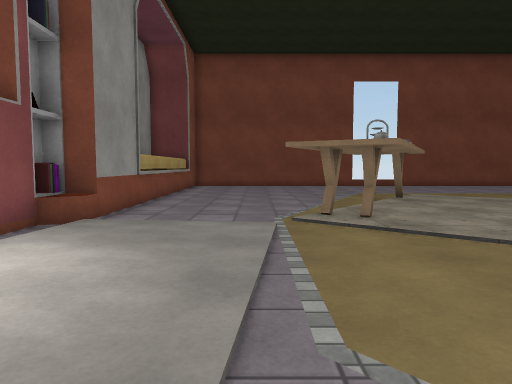
[1] (above)

16 first-person views from a walk through a Unity game level. The camera is 1.2 m above the floor, tilts 4° down and sees 70° across. The floor is counted in squares, 1 m on a side. Each view is taken from the middle of a square. On the plan, view 1 faces up. The plan holds only what a view shows up to about 15 squares ahead; the rest is blank. The place goes on beyond the plan. Some surface patterns are stand-ins.

[2]
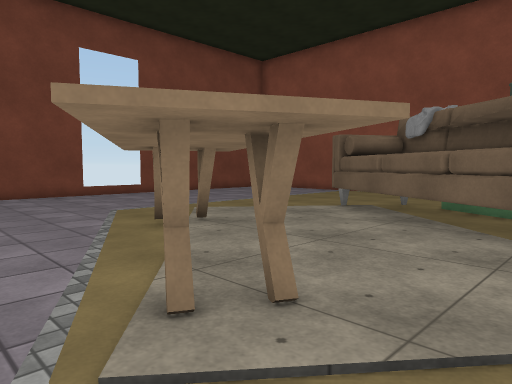

[3]
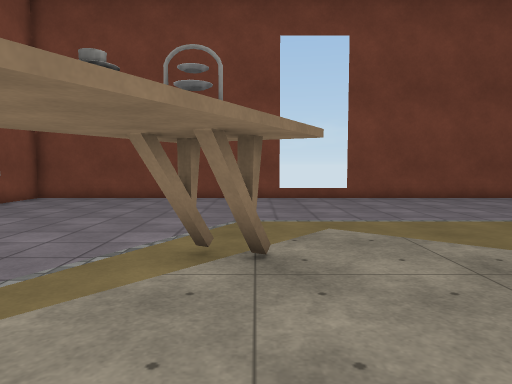

[4]
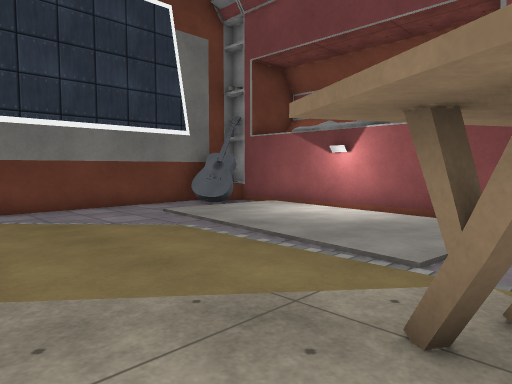

[5]
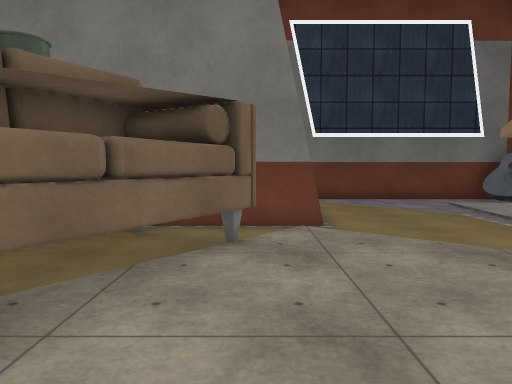

[6]
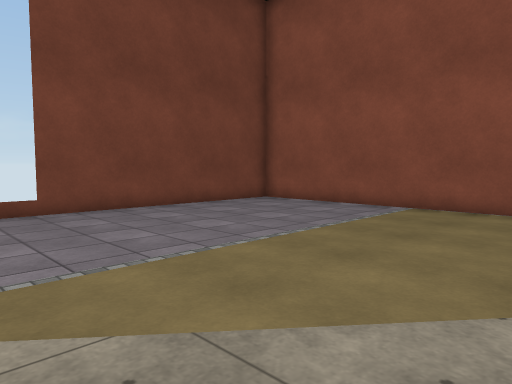

[7]
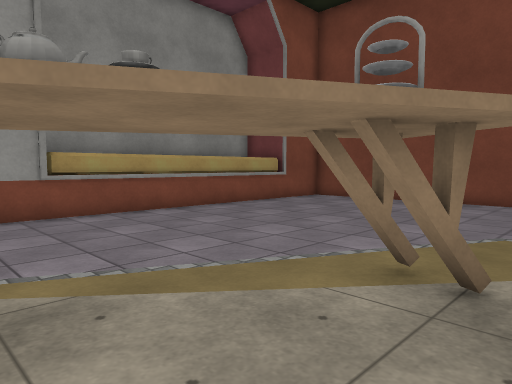

[8]
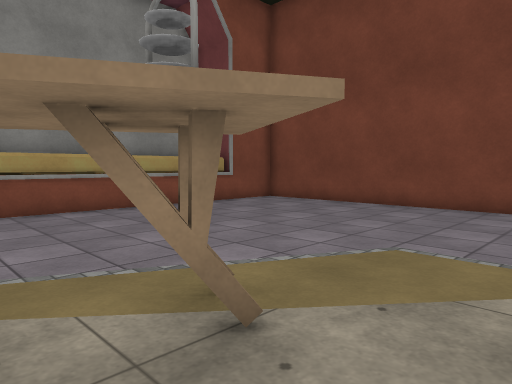

[9]
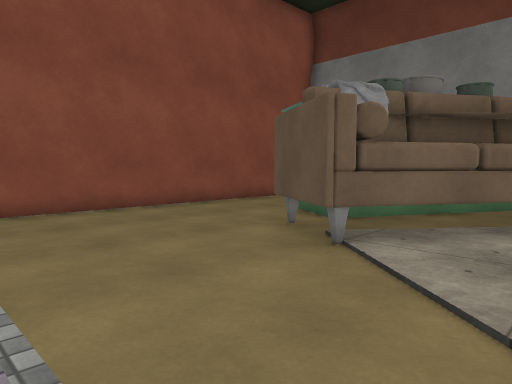

[10]
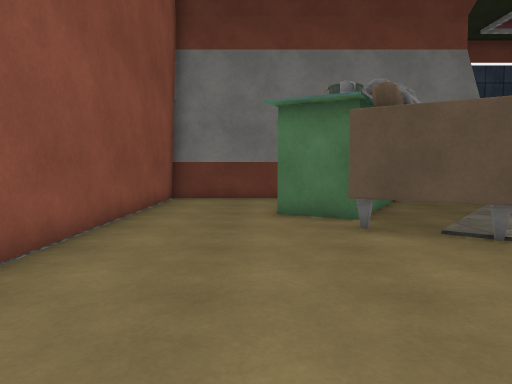

[11]
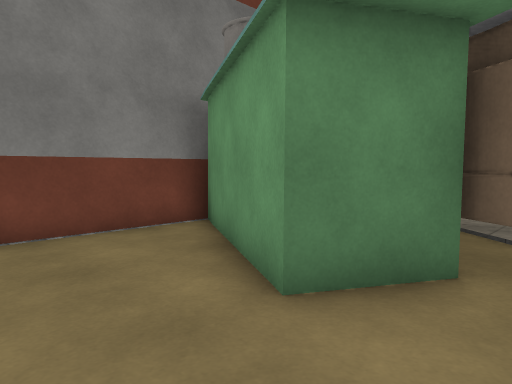

[12]
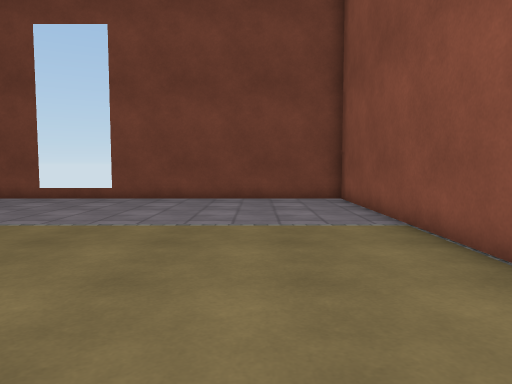

[13]
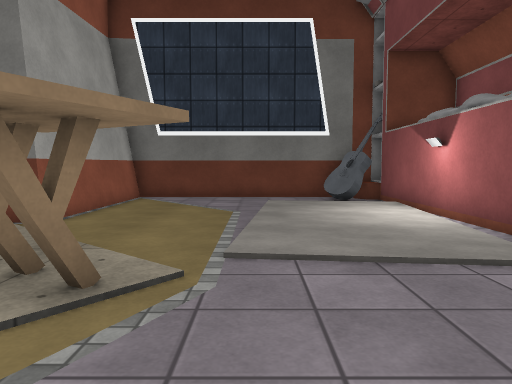

[14]
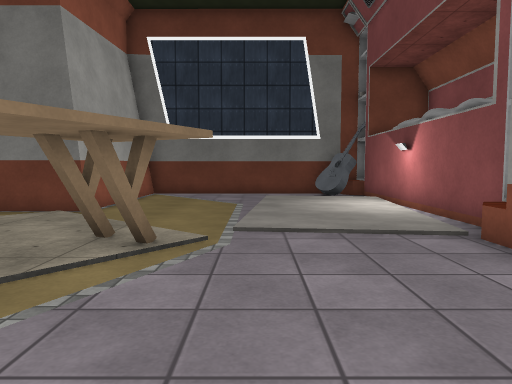

[15]
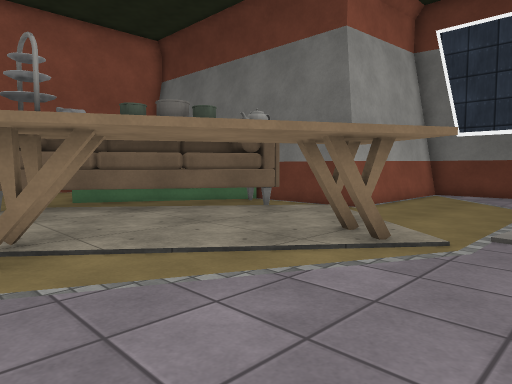

[16]
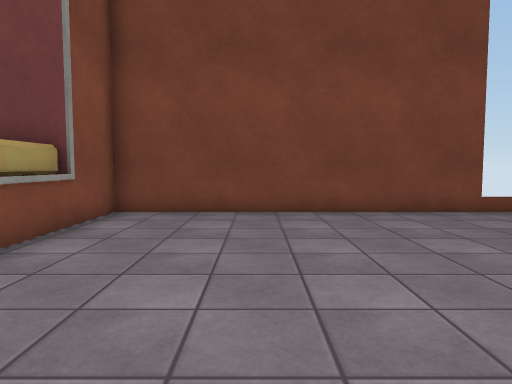

### Floor plan
Key: @ floor where view 1 was taken; # wall or solid block; . floor; ^ raised ledge; G guitar; O other object.
Columns run from 6 left of view 1 to 17 right of it. Each row starts with its distance up from view 1.
 23   ##########   #########
 22   #....................#
 21   #....................#
 20   ^....................#
 19   ^....................#
 18 # ^....................#
 17 # ^....................#
 16 # ^....................#
 15 # ^....................#
 14 # ^.......O............#
 13 # ^......OOOO..........#
 12   ^......OOO....OO.....#
 11   #.....OOOO...OOOO....#
 10   #.....OOO...OOOOO....#
  9  ##....OOO ...OOO #O...#
  8  #^....OOO...OOOO ##...#
  7  #.  ....O...OOO  #....#
  6  #.   ......OOOO ##....#
  5  #.   ....... O  #.....#
  4  #.   .....#############
  3  #.   .....#
  2  #    .....#
  1  #O   .....#
  0  #    @....#
 -1  #GG.......#
 -2  ##G########

Positions as (right, up) in squares from view 1, and headings:
1: (0, 0), facing up
2: (0, 6), facing up-right
3: (5, 8), facing up
4: (5, 9), facing down-left
5: (6, 12), facing down
6: (6, 12), facing up-right
7: (6, 9), facing up-left
8: (7, 11), facing up-left
9: (7, 17), facing down-right
10: (14, 18), facing down
11: (16, 11), facing down-left
12: (14, 9), facing up
13: (0, 12), facing down
14: (0, 14), facing down
15: (-1, 14), facing down-right
16: (0, 13), facing up
